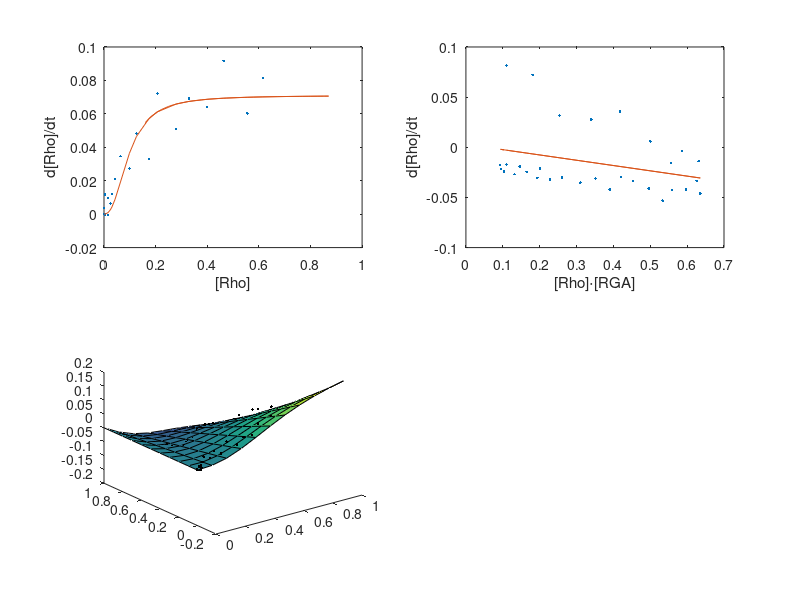

Write the MATLAB code that produced this figure. (Note: this script raises an error after producing the figure.)
load('average_rho_rga.mat')
p_data = A(1:51,1)-A(1,1);
r_data = A(1:51,2)-A(1,2);
dp_data = diff(p_data);  %time happens to be unit 1, lucky us
dr_data = diff(r_data);
p_data = p_data(1:end-1);
r_data = r_data(1:end-1);


stp = 50;
spt = 20;
figure


n=2.4;
m=1.4;

% 1D fit for dp rising
dpf_1 = @(b,x)(b(1)*x(:,1).^n./(b(2)^n+x(:,1).^n));
beta = nlinfit(p_data(1:spt),dp_data(1:spt),dpf_1,[0.1,0.1]);
kqq = beta(1); p0 = beta(2); 
subplot(2,2,1)
plot(p_data(1:spt),dp_data(1:spt),'.')
hold on
plot(p_data(1:stp),dpf_1(beta,p_data(1:stp)))
xlabel('[Rho]')
ylabel('d[Rho]/dt')

% 1D fit for dp falling
dpf_2 = @(b,x)(b(1)-b(2).*x(:,1).*x(:,2));
beta = nlinfit([p_data(spt:stp),r_data(spt:stp)],dp_data(spt:stp),dpf_2,[0.1,0.1]);
koff = beta(2);
subplot(2,2,2)
plot(p_data(spt:stp).*r_data(spt:stp),dp_data(spt:stp),'.')
hold on
plot(p_data(spt:stp).*r_data(spt:stp),dpf_2(beta,[p_data(spt:stp),r_data(spt:stp)]))
xlabel('[Rho]\cdot[RGA]')
ylabel('d[Rho]/dt')

% 2D fit for dp
dpf = @(b,x)(b(1)*(x(:,1).^n)./(b(2)^n+x(:,1).^n)-b(3).*x(:,1).*x(:,2));
beta = nlinfit([p_data(1:stp),r_data(1:stp)],dp_data(1:stp),dpf,[0.1,0.1,0.1]);
kqq = beta(1); p0 = beta(2); koff = beta(3);
subplot(2,2,3)
plot3(p_data(1:stp),r_data(1:stp),dp_data(1:stp),'k.')
hold on
[X,Y] = meshgrid(0:0.1:1,0:0.1:1);
sol = dpf(beta,[X(:) Y(:)]);
s=surf(X,Y,reshape(sol,size(X)));
alpha(s,0.4)
xlabel('[Rho]')
ylabel('[RGA]')
zlabel('d[RGA]/dt')

%2D fit for dr
drf = @(b,x)(b(1)*x(:,1).^m-b(2)*x(:,2));
beta = nlinfit([p_data(spt:stp),r_data(spt:stp)],dr_data(spt:stp),drf,[0.1,0.1]);
ks = beta(1); kt = beta(2); 
subplot(2,2,4)
plot3(p_data(1:stp),r_data(1:stp),dr_data(1:stp),'k.')
hold on
[X,Y] = meshgrid(0:0.1:1,0:0.1:1);
sol = drf(beta,[X(:) Y(:)]);
s=surf(X,Y,reshape(sol,size(X)));
alpha(s,0.4)
xlabel('[Rho]')
ylabel('[RGA]')
zlabel('d[RGA]/dt')




% set free parameters
alph = kqq/p0/kt;
bet = ks*koff/kt^2*p0^m;

% determine rescalings
p_sc = p0;
r_sc = kt/koff;
t_sc = 1/kt;


xq = linspace(0,2/p_sc,100);
xs = linspace(0,2/r_sc,100);
s_q = alph*(xq.^(n-1))./(1+xq.^n);
s_s = bet*xq.^m;

figure;
plot(xq*p_sc,s_q*r_sc,'g');
hold on
plot(xq*p_sc,s_s*r_sc,'r');
[gq, gs] = meshgrid(linspace(-1,2/p_sc,20),linspace(-1,2/r_sc,20));
dq = alph*gq.^n./(1+gq.^n) - gq.*gs;
ds = (bet*gq.^m - gs);
% 
quiver(gq*p_sc,gs*r_sc,dq*p_sc,ds*r_sc);
t = 0:0.01:100;
[~, sol] = ode45(@pulseon_rhotimes_fun, t,[0.0,0.0],odeset('MaxStep',0.1),alph,bet,n,m);
plot(sol(:,1)*p_sc,sol(:,2)*r_sc,'k');

xlim([-1*p_sc,2]);
ylim([-1*r_sc,2]);
% 
% linkaxes

%plot raw data
plot(p_data(1:stp),r_data(1:stp));
xlabel('Rho')
ylabel('RGA')

figure
plot(t*t_sc,sol(:,1)*p_sc)
hold on
plot(t*t_sc,sol(:,2)*r_sc);

figure
dt = find(max(p_data)==p_data)-t_sc*t(sol(:,1)==max(sol(:,1)))+1;
plot(t*t_sc+dt,sol(:,1)*p_sc,'g');
hold on
plot(t*t_sc+dt,sol(:,2)*r_sc,'r');
plot(p_data,'go')
plot(r_data,'ro')
xlim([0,40])